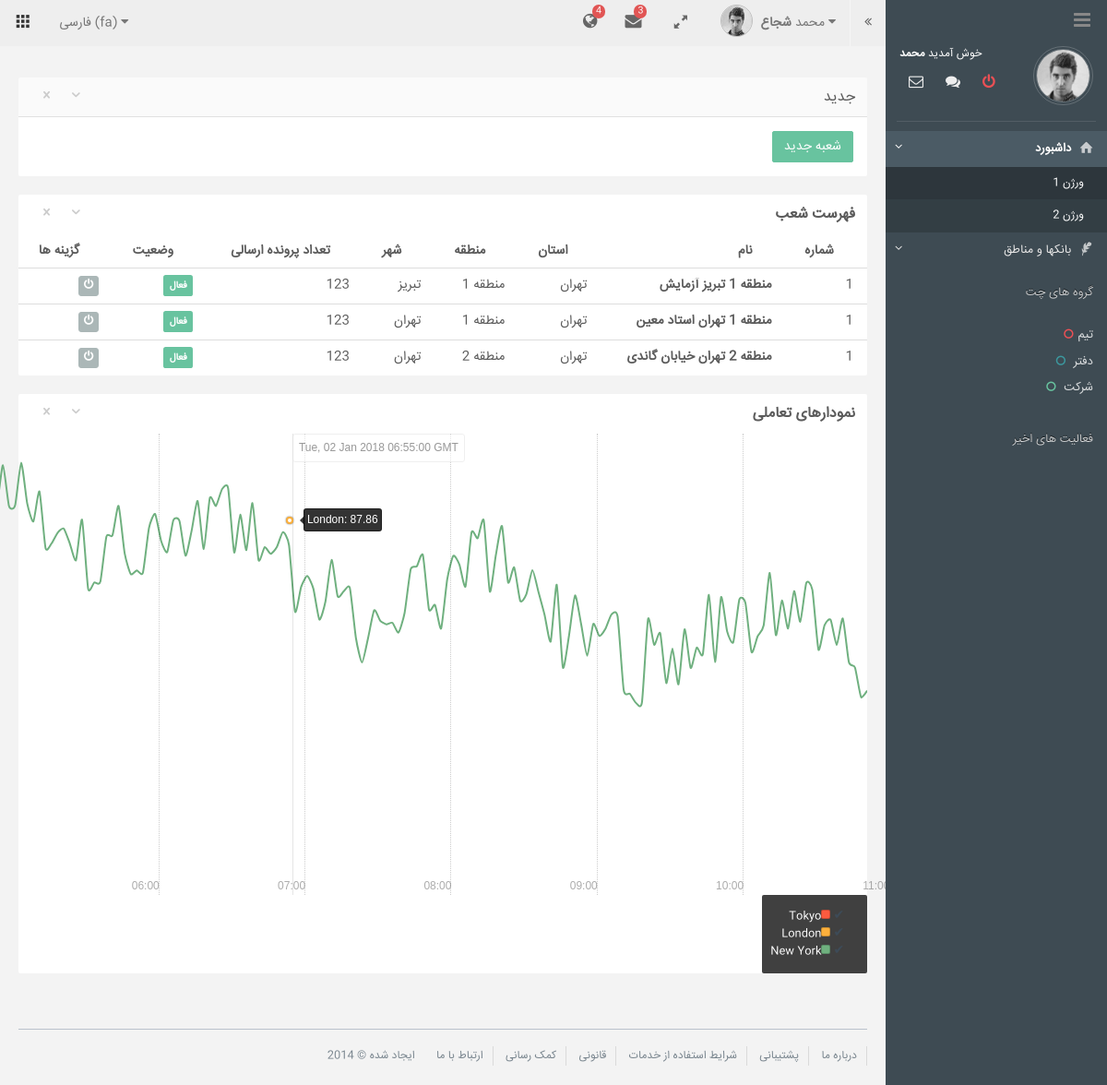
The page /bank/branches/ on the database as committed earlier.
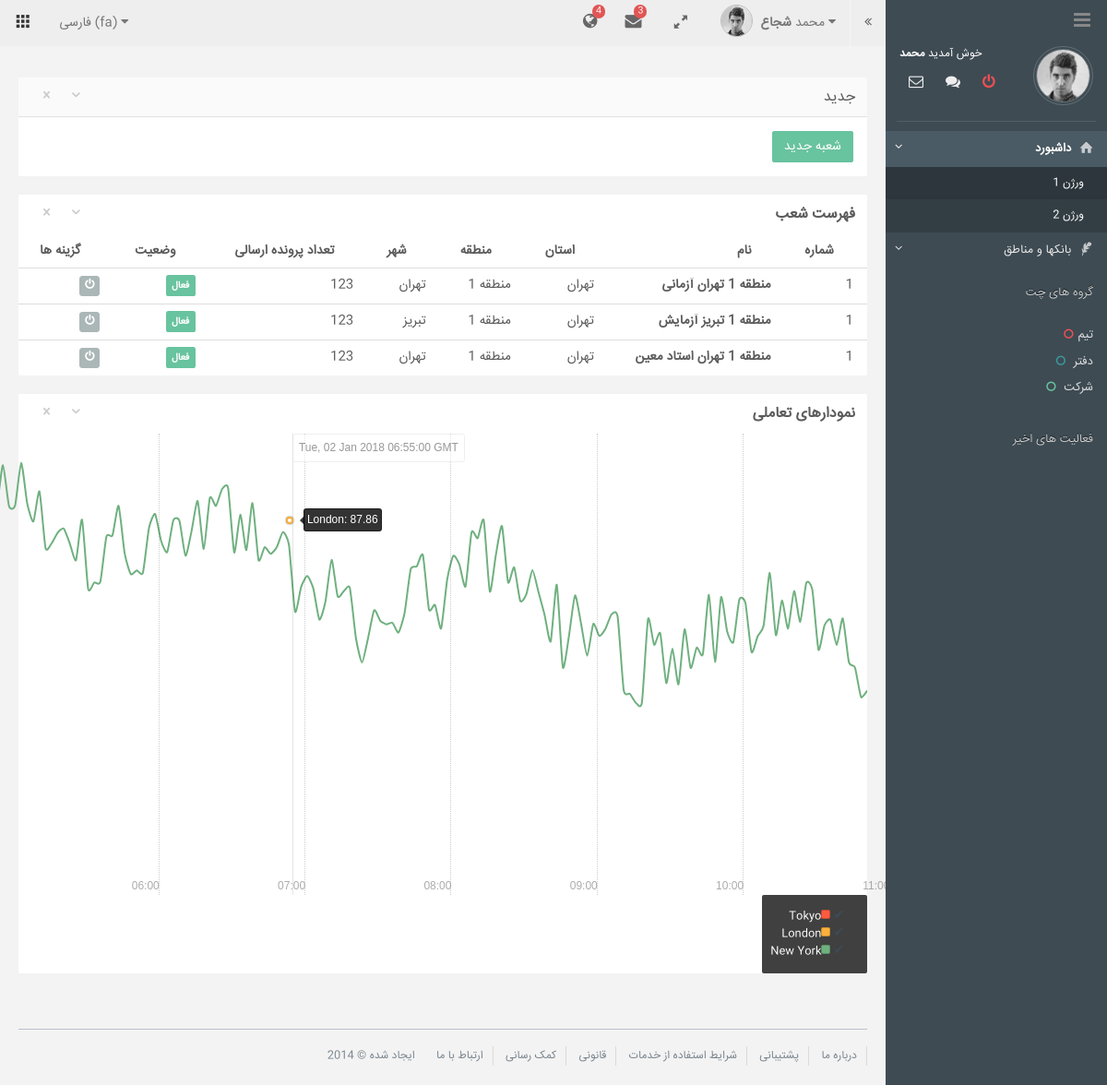
The same page on the database as committed later.
### bank/models.py (models this page shows)
@python_2_unicode_compatible
class Branch(Base, Location):
    name = models.CharField(_('branch name'), max_length=100)
    area = models.ForeignKey(ManagementAreas, verbose_name=_('area'), related_name='branches',
                             on_delete=models.CASCADE)
    city = models.ForeignKey(City, verbose_name=_('city'), related_name='areas', on_delete=models.CASCADE)
    postal_code = models.CharField(_('کد شعبه'), max_length=20, default=None, null=True)
    class Meta:
        ordering = ['name']
        verbose_name = _('branch')
        verbose_name_plural = _('branch')
        db_table = 'branches'
    def __str__(self):
        return '{} {} {}'.format(self.area, self.city, self.name)

@python_2_unicode_compatible
class ManagementAreas(Base, Location):
    name = models.CharField(_('area name'), max_length=100)
    bank = models.ForeignKey(Bank, verbose_name=_('bank'), related_name='areas', on_delete=models.CASCADE)
    state = models.ForeignKey(State, verbose_name=_('state'), related_name='areas_state', on_delete=models.CASCADE)
    class Meta:
        ordering = ['name']
        verbose_name = _('bank')
        verbose_name_plural = _('banks')
        db_table = 'areas'
    def __str__(self):
        return self.name

### states/models.py (models this page shows)
class City(Base):
    name = models.CharField(_('city name'), max_length=50)
    state = models.ForeignKey(State, verbose_name=_('state'),
                              related_name='cities', default=None)
    class Meta:
        ordering = ['name']
        verbose_name = _('city')
        verbose_name_plural = _('cities')
        db_table = 'cities'
    def __str__(self):
        return self.name

class State(Base):
    name = models.CharField(_('state name'), max_length=50)
    class Meta:
        ordering = ['name']
        verbose_name = _('state')
        verbose_name_plural = _('states')
        db_table = 'states'
    def __str__(self):
        return self.name

### bank/views.py (the view)
class BranchListView(ListView):
    queryset = Branch.objects.all()
    context_object_name = 'branches'
    paginate_by = 3
    template_name = 'bank/branch/list.html'

### bank/templates/bank/branch/list.html (shortened to what this page needs)
{% extends 'bank/base.html' %}
{% block content %}
    <ul>
            <div class="row">
                <div class="col-md-12 portlets ui-sortable">
						<div class="widget">
							<div class="widget-header">
								<h2>جدید</h2>
								<div class="additional-btn">
									<a href="#" class="widget-toggle"><i class="icon-down-open-2"></i></a>
									<a href="#" class="widget-close"><i class="icon-cancel-3"></i></a>
								</div>
							</div>
							<div class="widget-content padding" style="display: block;">
								<a href="{% url "bank:new_branch" %}" class="btn btn-success">شعبه جدید</a>
							</div>
						</div>
					</div>
            </div>
            <div class="row">
					<div class="col-md-12">
						<div class="widget">
							<div class="widget-header transparent">
								<h2><strong>فهرست شعب</strong> </h2>
								<div class="additional-btn">
									<a href="#" class="widget-toggle"><i class="icon-down-open-2"></i></a>
									<a href="#" class="widget-close"><i class="icon-cancel-3"></i></a>
								</div>
							</div>
							<div class="widget-content">
								<div class="table-responsive">
									<table data-sortable="" class="table" data-sortable-initialized="true">
										<thead>
											<tr>
												<th>شماره</th>
												<th>نام</th>
												<th>استان</th>
												<th>منطقه</th>
												<th>شهر</th>
												<th data-sortable="false">تعداد پرونده ارسالی</th>
												<th>وضعیت</th>
												<th data-sortable="false">گزینه ها</th>
											</tr>
										</thead>
										<tbody>
                                            {% for branch in branches %}
                                                <tr>
                                                    <td>1</td>
                                                    <td><strong>{{ branch }}</strong></td>
                                                    <td>{{ branch.area.state }}</td>
                                                    <td>{{ branch.area }}</td>
                                                    <td>{{ branch.city }}</td>
                                                    <td>123</td>
                                                    <td><span class="label label-success">فعال</span></td>
                                                    <td>
                                                        <div class="btn-group btn-group-xs">
                                                            <a data-toggle="tooltip" title="خاموش" class="btn btn-default"><i class="fa fa-power-off"></i></a>
                                                        </div>
                                                    </td>
                                                </tr>
                                            {% endfor %}
										</tbody>
									</table>
								</div>
							</div>
						</div>
					</div>
				</div>
            <div class="row">
					<div class="col-md-12 portlets ui-sortable">
						<div class="widget">
							<div class="widget-header transparent">
								<h2><strong>نمودارهای تعاملی</strong></h2>
								<div class="additional-btn">
									<a href="#" class="widget-toggle"><i class="icon-down-open-2"></i></a>
									<a href="#" class="widget-close"><i class="icon-cancel-3"></i></a>
								</div>
							</div>
							<div class="widget-content">
								<div id="chart-5" class="rickshaw_graph"><div class="detail" style="left: 296.879px;"><div class="x_label left">Tue, 02 Jan 2018 06:55:00 GMT</div><div class="item active left" style="top: 93.2613px;">London:&nbsp;87.86</div><div class="dot active" style="top: 93.2613px; border-color: rgb(252, 176, 60);"></div></div><div class="x_tick plain" style="left: 151.738px;"><div class="title">06:00</div></div><div class="x_tick plain" style="left: 310.074px;"><div class="title">07:00</div></div><div class="x_tick plain" style="left: 468.409px;"><div class="title">08:00</div></div><div class="x_tick plain" style="left: 626.745px;"><div class="title">09:00</div></div><div class="x_tick plain" style="left: 785.081px;"><div class="title">10:00</div></div><div class="x_tick plain" style="left: 943.416px;"><div class="title">11:00</div></div></div>
								<div id="legend_container">
									<div id="legend" class="rickshaw_legend"><ul class="ui-sortable"><li class="line"><a class="action">✔</a><div class="swatch" style="background-color: rgb(252, 91, 63);"></div><span class="label">Tokyo</span></li><li class="line"><a class="action">✔</a><div class="swatch" style="background-color: rgb(252, 176, 60);"></div><span class="label">London</span></li><li class="line"><a class="action">✔</a><div class="swatch" style="background-color: rgb(111, 176, 127);"></div><span class="label">New York</span></li></ul></div>
								</div>
							</div>
						</div>
					</div>
				</div>
    </ul>
{% endblock %}

### bank/templates/bank/base.html (shortened to what this page needs)
{% load staticfiles %}
<!DOCTYPE html>
<html>
    <head>
        <link rel="stylesheet" href="http://code.jquery.com/ui/1.8.18/themes/base/jquery-ui.css" type="text/css" media="all" />
        <link href="{% static "assets/libs/jqueryui/ui-lightness/jquery-ui-1.10.4.custom.min.css" %}" rel="stylesheet" />
        <link href="{% static "assets/libs/bootstrap/css/bootstrap.min.css" %}" rel="stylesheet" />
        <link href="{% static "assets/libs/font-awesome/css/font-awesome.min.css" %}" rel="stylesheet" />
        <link href="{% static "assets/libs/fontello/css/fontello.css" %}" rel="stylesheet" />
        <link href="{% static "assets/libs/animate-css/animate.min.css" %}" rel="stylesheet" />
        <link href="{% static "assets/libs/nifty-modal/css/component.css" %}" rel="stylesheet" />
        <link href="{% static "assets/libs/magnific-popup/magnific-popup.css" %}" rel="stylesheet" />
        <link href="{% static "assets/libs/ios7-switch/ios7-switch.css" %}" rel="stylesheet" />
        <link href="{% static "assets/libs/pace/pace.css" %}" rel="stylesheet" />
        <link href="{% static "assets/libs/sortable/sortable-theme-bootstrap.css" %}" rel="stylesheet" />
        <link href="{% static "assets/libs/bootstrap-datepicker/css/datepicker.css" %}" rel="stylesheet" />
        <link href="{% static "assets/libs/jquery-icheck/skins/all.css" %}" rel="stylesheet" />
        <link href="{% static "assets/libs/prettify/github.css" %}" rel="stylesheet" />
                <link href="{% static "assets/libs/rickshaw/rickshaw.min.css" %}" rel="stylesheet" type="text/css" />
                <link href="{% static "assets/libs/morrischart/morris.css" %}" rel="stylesheet" type="text/css" />
                <link href="{% static "assets/libs/jquery-jvectormap/css/jquery-jvectormap-1.2.2.css" %}" rel="stylesheet" type="text/css" />
                <link href="{% static "assets/libs/jquery-clock/clock.css" %}" rel="stylesheet" type="text/css" />
                <link href="{% static "assets/libs/bootstrap-calendar/css/bic_calendar.css" %}" rel="stylesheet" type="text/css" />
                <link href="{% static "assets/libs/sortable/sortable-theme-bootstrap.css" %}" rel="stylesheet" type="text/css" />
                <link href="{% static "assets/libs/jquery-weather/simpleweather.css" %}" rel="stylesheet" type="text/css" />
                <link href="{% static "assets/libs/bootstrap-xeditable/css/bootstrap-editable.css" %}" rel="stylesheet" type="text/css" />
                <link href="{% static "assets/css/style.css" %}" rel="stylesheet" type="text/css" />
				<link href="{% static "assets/css/rtl.css" %}" rel="stylesheet" type="text/css" />
        <link href="{% static "assets/css/style-responsive.css" %}" rel="stylesheet" />
        <link href="{% static "assets/libs/jquery-notifyjs/styles/metro/notify-metro.css" %}" rel="stylesheet" type="text/css" />
        <link href="{% static "assets/css/style.css" %}" rel="stylesheet" type="text/css" />
        <link href="{% static "assets/css/rtl.css" %}" rel="stylesheet" type="text/css" />
    </head>
    <body class="fixed-left">
	<div id="wrapper">
<div class="topbar">
    <div class="topbar-left">
        <button class="button-menu-mobile open-left">
        <i class="fa fa-bars"></i>
        </button>
    </div>
    <div class="navbar navbar-default" role="navigation">
        <div class="container">
            <div class="navbar-collapse2">
                <ul class="nav navbar-nav hidden-xs">
                    <li class="dropdown">
                        <a href="#" class="dropdown-toggle" data-toggle="dropdown"><i class="icon-th"></i></a>
                    </li>
                    <li class="language_bar dropdown hidden-xs">
                        <a href="#" class="dropdown-toggle" data-toggle="dropdown">فارسی (fa) <i class="fa fa-caret-down"></i></a>
                    </li>
                </ul>
                <ul class="nav navbar-nav navbar-right top-navbar">
                    <li class="dropdown iconify hide-phone">
                        <a href="#" class="dropdown-toggle" data-toggle="dropdown"><i class="fa fa-globe"></i><span class="label label-danger absolute">4</span></a>
                    </li>
                    <li class="dropdown iconify hide-phone">
                        <a href="#" class="dropdown-toggle" data-toggle="dropdown"><i class="fa fa-envelope"></i><span class="label label-danger absolute">3</span></a>
                    </li>
                    <li class="dropdown iconify hide-phone"><a href="#" onclick="javascript:toggle_fullscreen()"><i class="icon-resize-full-2"></i></a></li>
                    <li class="dropdown topbar-profile">
                        <a href="#" class="dropdown-toggle" data-toggle="dropdown"><span class="rounded-image topbar-profile-image"><img src="{% static "assets/img/avatar/mohammad2.jpg" %}"></span> محمد <strong>شجاع</strong> <i class="fa fa-caret-down"></i></a>
                    </li>
                    <li class="right-opener">
                        <a href="javascript:;" class="open-right">
                            <i class="fa fa-angle-double-left"></i>
                        </a>
                    </li>
                </ul>
            </div>
        </div>
    </div>
</div>
        <div class="left side-menu">
            <div class="sidebar-inner slimscrollleft">
                <div class="profile-info">
                    <div class="col-xs-4">
                      <a href="profile.html" class="rounded-image profile-image"><img src="{% static "assets/img/avatar/mohammad2.jpg" %}"></a>
                    </div>
                    <div class="col-xs-8">
                        <div class="profile-text">خوش آمدید <b>محمد</b></div>
                        <div class="profile-buttons">
                          <a href="javascript:;"><i class="fa fa-envelope-o pulse"></i></a>
                          <a href="#connect" class="open-right"><i class="fa fa-comments"></i></a>
                          <a href="javascript:;" title="Sign Out"><i class="fa fa-power-off text-red-1"></i></a>
                        </div>
                    </div>
                </div>
                <div class="clearfix"></div>
                <hr class="divider" />
                <div id="sidebar-menu">
                    <ul>
						<li class='has_sub'>
							<a href='javascript:void(0);'>
								<i class='icon-home-3'></i>
								<span>داشبورد</span>
								<span class="pull-left">
									<i class="fa fa-angle-down"></i>
								</span>
							</a>
							<ul>
								<li>
									<a href='index.html' class='active'>
										<span>ورژن 1</span>
									</a>
								</li>
								<li>
									<a href='index2.html'>
										<span>ورژن 2</span>
									</a>
								</li>
							</ul>
						</li>
						<li class='has_sub'>
							<a href='javascript:void(0);'>
								<i class='icon-feather'></i>
								<span>بانکها و مناطق</span>
								<span class="pull-left">
									<i class="fa fa-angle-down"></i>
								</span>
							</a>
						</li>
                    </ul>
                </div>
            <div class="portlets">
                <div id="chat_groups" class="widget transparent nomargin">
                    <h2>گروه های چت</h2>
                    <div class="widget-content">
                        <ul class="list-unstyled">
                            <li><a href="javascript:;"><i class="fa fa-circle-o text-red-1"></i>تیم</a></li>
                            <li><a href="javascript:;"><i class="fa fa-circle-o text-blue-1"></i> دفتر</a></li>
                            <li><a href="javascript:;"><i class="fa fa-circle-o text-green-1"></i> شرکت</a></li>
                        </ul>
                    </div>
                </div>
                <div id="recent_tickets" class="widget transparent nomargin">
                    <h2>فعالیت های اخیر</h2>
                </div>
            </div>
            <div class="clearfix"></div><br><br><br>
        </div>
        </div>
        <div class="content-page">
            <div class="content">
                {%  block content %}
                {% endblock %}
            <footer>
                <div class="footer-links pull-right">
                	<a href="#">درباره ما</a>
                    <a href="#">پشتیبانی</a>
                    <a href="#">شرایط استفاده از خدمات</a>
                    <a href="#">قانونی</a>
                    <a href="#">کمک رسانی</a>
                    <a href="#">ارتباط با ما</a>
                    <a href="#">ایجاد شده &copy; 2014</a>
                </div>
            </footer>
            </div>
        </div>
	</div>
	</body>
</html>

Rows that differ between the two databases and show on the page:
no longer on this page (row unchanged): Branch: area+city+name "منطقه 2 تهران خیابان گاندی", area.state "تهران", area "منطقه 2", city "تهران"
added Branch: area+city+name "منطقه 1 تهران آزمانی", area.state "تهران", area "منطقه 1", city "تهران"
